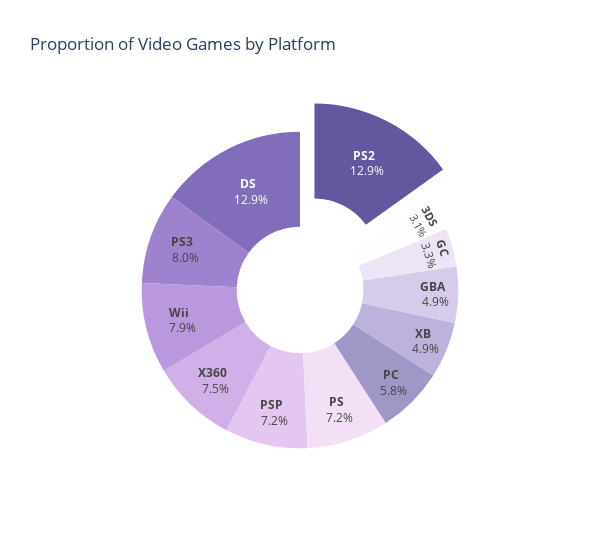

The notebook cell this image was saved under:
### Code cell
import plotly.graph_objects as go
fig = px.pie(platform_df, values='proportion', names='Platform', title='Proportion of Video Games by Platform',
             hole=.4,color_discrete_sequence=px.colors.sequential.Purp_r,
            hover_data={},
            width=600)


fig.update_traces( texttemplate = "<b>%{label}</b> <br> %{value:.1f}%",
                   hovertemplate = "<b>%{label}</b> <br> Proportion of Total Video Games Released: %{value:.2f}%",
                 textinfo='value+label',
                  showlegend=False, textposition='inside',
                 pull=platform_df['pull'])
fig.show()

### Figure 1 — Plotly figure (JSON) as saved in the notebook; plotly's stock layout.template omitted (floating-point values rounded to 4 significant figures)
{"data": [{"domain": {"x": [0, 1], "y": [0, 1]}, "hole": 0.4, "hovertemplate": "<b>%{label}</b> <br> Proportion of Total Video Games Released: %{value:.2f}%", "labels": ["PS2", "DS", "PS3", "Wii", "X360", "PSP", "PS", "PC", "XB", "GBA", "GC", "3DS"], "legendgroup": "", "name": "", "pull": [0.2, 0, 0, 0, 0, 0, 0, 0, 0, 0, 0, 0], "showlegend": false, "textinfo": "value+label", "textposition": "inside", "texttemplate": "<b>%{label}</b> <br> %{value:.1f}%", "type": "pie", "values": [12.93, 12.87, 7.956, 7.897, 7.55, 7.233, 7.161, 5.827, 4.929, 4.917, 3.326, 3.111]}], "layout": {"legend": {"tracegroupgap": 0}, "piecolorway": ["rgb(99, 88, 159)", "rgb(130, 109, 186)", "rgb(159, 130, 206)", "rgb(185, 152, 221)", "rgb(209, 175, 232)", "rgb(228, 199, 241)", "rgb(243, 224, 247)"], "title": {"text": "Proportion of Video Games by Platform"}, "width": 600}}
